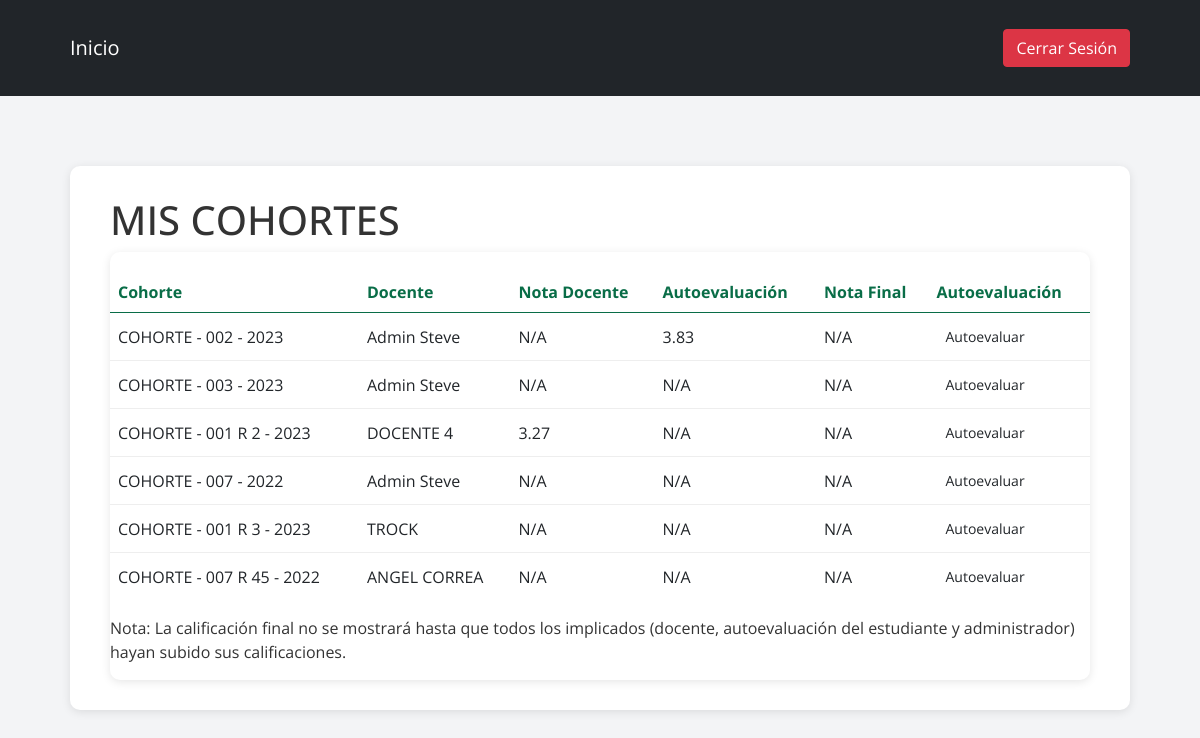
The app's page /view_cohorts_student (signed in), older data.
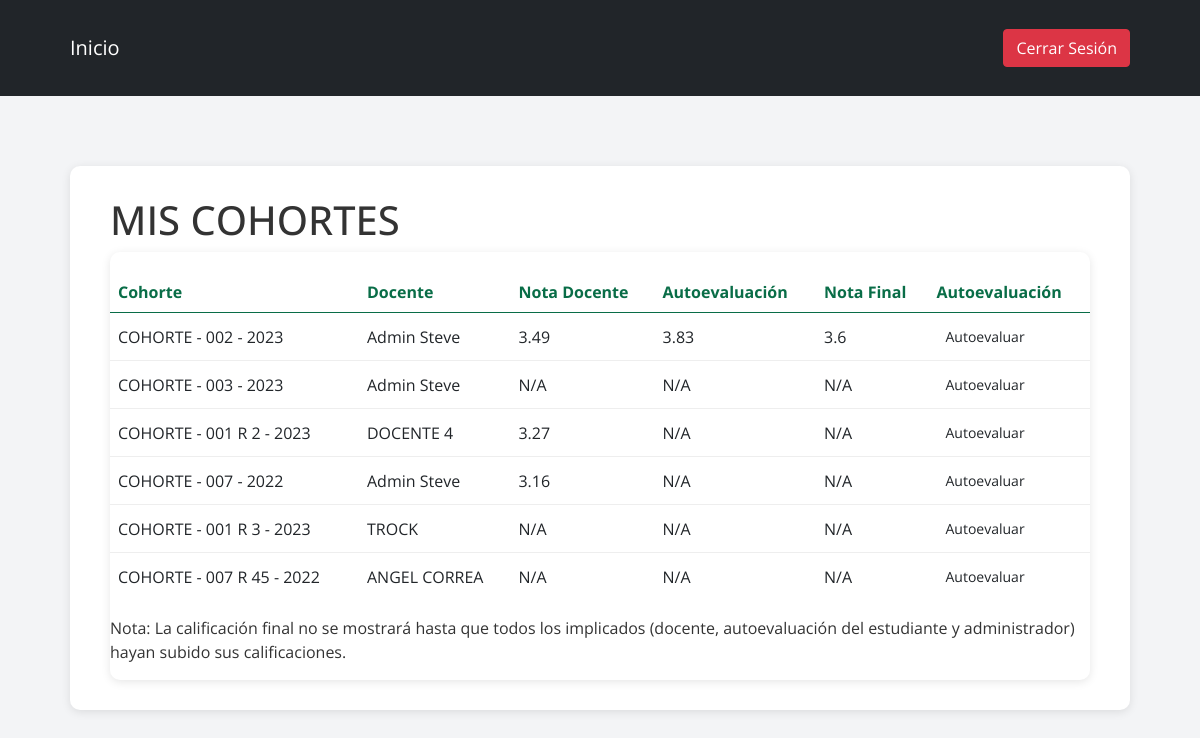
The same page, newer data.
### models.py (models this page shows, shortened)
class BaseModel(db.Model):
    __abstract__ = True
    created_at = db.Column(db.DateTime, default=current_time_in_bogota)
    updated_at = db.Column(
        db.DateTime, default=current_time_in_bogota, onupdate=current_time_in_bogota
    )
    created_by = db.Column(db.String(50), nullable=True)
    modified_by = db.Column(db.String(50), nullable=True)

class Cohort(BaseModel):
    __tablename__ = "cohort"
    id = db.Column(db.Integer, primary_key=True)
    name = db.Column(db.String(50), nullable=False)
    year_id = db.Column(db.Integer, db.ForeignKey("year.id"), nullable=False)
    teacher_id = db.Column(db.Integer, db.ForeignKey("user.id"), nullable=False)
    year = db.relationship("Year", back_populates="cohorts")
    teacher = db.relationship("User", backref="taught_cohorts")
    students = db.relationship("User", secondary="grade", back_populates="joined_cohorts")
    rotaciones = db.relationship("Rotacion", back_populates="cohort", cascade="all, delete-orphan")

class Year(BaseModel):
    __tablename__ = "year"
    id = db.Column(db.Integer, primary_key=True)
    name = db.Column(db.String(20), nullable=False, unique=True)
    teacher_id = db.Column(db.Integer, db.ForeignKey("user.id"), nullable=False)
    cohorts = db.relationship(
        "Cohort", back_populates="year", cascade="all, delete-orphan"
    )

class User(BaseModel, UserMixin):
    __tablename__ = "user"
    id = db.Column(db.Integer, primary_key=True)
    identificacion = db.Column(db.Integer, nullable=False, unique=True)
    tipo_identificacion = db.Column(db.String(2), nullable=False)
    full_name = db.Column(db.String(50), nullable=False)
    password = db.Column(db.String(255), nullable=False)
    email = db.Column(db.String(100), nullable=False, unique=True)
    sexo = db.Column(db.String(10), nullable=False)  # Masculino, Femenino, Otro
    telefono = db.Column(db.String(20), nullable=True)
    direccion_residencia = db.Column(db.String(255), nullable=True)
    profile_id = db.Column(db.Integer, db.ForeignKey("profile.id"), nullable=False)
    is_active = db.Column(db.Boolean, default=True, nullable=False)
    pin_security = db.Column(db.String(6), nullable=True)
    cohorts = db.relationship("Cohort", back_populates="teacher")
    profile = db.relationship("Profile", back_populates="users")
    universidad_id = db.Column(db.Integer, db.ForeignKey("universidad.id"), nullable=True)
    universidad = db.relationship("Universidad", back_populates="students", lazy="select")
    grades = db.relationship(
        "Grade", back_populates="student", cascade="all, delete-orphan"
    )
    cohort = db.relationship("Cohort", back_populates="students")
    especializacion_id = db.Column(db.Integer, db.ForeignKey("especializacion.id"), nullable=True)
    especializacion = db.relationship("Especializacion", back_populates="docentes")
    joined_cohorts = db.relationship("Cohort", secondary="grade", back_populates="students")

class Grade(BaseModel):
    __tablename__ = "grade"
    id = db.Column(db.Integer, primary_key=True)
    teacher_grade = db.Column(db.Float)
    self_evaluation = db.Column(db.Float)
    final_grade = db.Column(db.Float)
    student_id = db.Column(db.Integer, db.ForeignKey("user.id"), nullable=False)
    cohort_id = db.Column(db.Integer, db.ForeignKey("cohort.id"), nullable=False)
    student = db.relationship("User", back_populates="grades")

### app.py (the view)
@app.route("/view_cohorts_student", methods=["GET", "POST"])
def view_cohorts_student():
    student_cohorts = current_user.joined_cohorts
    grades = []
    for cohort in student_cohorts:
        grade = Grade.query.filter_by(
            student_id=current_user.id, cohort_id=cohort.id
        ).first()
        if grade:
            if (
                grade.teacher_grade is not None
                and grade.self_evaluation is not None
            ):
                grade.final_grade = (
                    grade.teacher_grade + grade.teacher_grade + grade.self_evaluation
                ) / 3
                db.session.commit()  # Save the updated final_grade to database
        grades.append(grade)
    combined_data = zip(student_cohorts, grades)
    return render_template("view_cohorts_student.html", combined_data=combined_data)

### app.py (called while the page is built)
@login_manager.user_loader
def load_user(user_id):
    return User.query.get(int(user_id))

### templates/view_cohorts_student.html (shortened to what this page needs)
<!DOCTYPE html>
<html>
<head>
    <link rel="stylesheet" href="{{ url_for('static', filename='css/bootstrap.min.css') }}">
</head>
<body>
    <nav class="navbar navbar-expand-lg navbar-dark bg-dark nav-custom-radius">
        <div class="container">
            <a class="navbar-brand" href="{{ url_for('student_dashboard') }}">Inicio</a>
            <div class="ml-auto">
                <a href="{{ url_for('logout') }}" class="btn btn-danger">Cerrar Sesión</a>
            </div>
        </div>
    </nav>
    <div class="container">
        <div class="card">
            <div class="card-body">
                <h1 class="card-title">MIS COHORTES</h1>
                <div class="table-responsive">
                    <table class="table align-middle">
                        <thead>
                            <tr>
                                <th>Cohorte</th>
                                <th>Docente</th>
                                <th>Nota Docente</th>
                                <th>Autoevaluación</th>
                                <th>Nota Final</th>
                                <th>Autoevaluación</th>
                            </tr>
                        </thead>
                        <tbody>
                            {% for cohort, grade in combined_data %}
                            <tr>
                                <td>{{ cohort.name }} - {{ cohort.year.name }}</td>
                                <td>{{ cohort.teacher.full_name }}</td>
                                <td>{{ grade.teacher_grade|round(2) if grade and grade.teacher_grade is not none else
                                    "N/A" }}</td>
                                <td>{{ grade.self_evaluation|round(2) if grade and grade.self_evaluation is not none
                                    else "N/A" }}</td>
                                <td>{{ grade.final_grade|round(2) if grade and grade.final_grade is not none else "N/A"
                                    }}</td>
                                <td><a href="{{ url_for('student_self_grade', student_id=current_user.id, cohort_id=cohort.id) }}"
                                        class="btn btn-custom btn-sm">Autoevaluar</a></td>
                            </tr>
                            {% endfor %}
                        </tbody>
                    </table>
                    <p>Nota: La calificación final no se mostrará hasta que todos los implicados (docente,
                        autoevaluación del estudiante y administrador) hayan subido sus calificaciones.</p>
                </div>
            </div>
        </div>
    </div>
</body>
</html>

### templates/view_cohorts_student.html (style rules this page uses)
body { background-color: #f3f4f6; font-family: 'Open Sans', sans-serif; margin: 0; padding: 0; color: #333; }
h1, h2 { margin-bottom: 20px; }
.container { max-width: 1100px; margin: auto; padding: 20px; }
.table-responsive { border-radius: 10px; overflow: hidden; box-shadow: 0 2px 10px rgba(0, 0, 0, 0.1); }
table { width: 100%; border-collapse: collapse; margin-top: 20px; }
th { background-color: #343a40; color: #096d47; padding: 15px 20px; }
td { padding: 15px 20px; border-bottom: 1px solid #eee; }
tr:last-child td { border-bottom: none; }
.navbar { margin-bottom: 50px; }
.card { border: none; border-radius: 10px; box-shadow: 0 2px 10px rgba(0, 0, 0, 0.1); }
.card-body { padding: 30px 40px; }

Row changes from the older to the newer data that the page shows:
changed through a linked row, Cohort "COHORTE - 002": teacher_grade "N/A" → "3.49"; final_grade "N/A" → "3.6"
changed through a linked row, Cohort "COHORTE - 007": teacher_grade "N/A" → "3.16"
